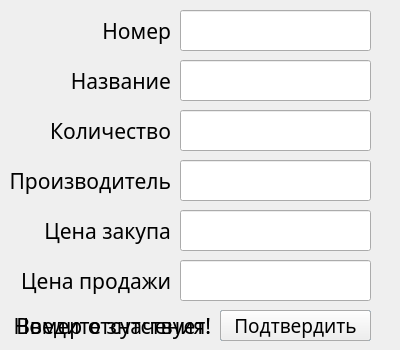
<?xml version="1.0" encoding="UTF-8"?>
<ui version="4.0">
 <class>DialogListAdd4</class>
 <widget class="QDialog" name="DialogListAdd4">
  <property name="geometry">
   <rect>
    <x>0</x>
    <y>0</y>
    <width>400</width>
    <height>350</height>
   </rect>
  </property>
  <property name="minimumSize">
   <size>
    <width>400</width>
    <height>350</height>
   </size>
  </property>
  <property name="maximumSize">
   <size>
    <width>400</width>
    <height>350</height>
   </size>
  </property>
  <property name="windowTitle">
   <string>Добавление товара в список</string>
  </property>
  <property name="windowIcon">
   <iconset>
    <normaloff>icons/logo.ico</normaloff>icons/logo.ico</iconset>
  </property>
  <widget class="QLabel" name="number_label_4">
   <property name="geometry">
    <rect>
     <x>30</x>
     <y>10</y>
     <width>141</width>
     <height>41</height>
    </rect>
   </property>
   <property name="font">
    <font>
     <family>Rubik Medium</family>
     <pointsize>16</pointsize>
    </font>
   </property>
   <property name="layoutDirection">
    <enum>Qt::LeftToRight</enum>
   </property>
   <property name="text">
    <string>Номер</string>
   </property>
   <property name="alignment">
    <set>Qt::AlignRight|Qt::AlignTrailing|Qt::AlignVCenter</set>
   </property>
  </widget>
  <widget class="QLabel" name="name_label_4">
   <property name="geometry">
    <rect>
     <x>30</x>
     <y>60</y>
     <width>141</width>
     <height>41</height>
    </rect>
   </property>
   <property name="font">
    <font>
     <family>Rubik Medium</family>
     <pointsize>16</pointsize>
    </font>
   </property>
   <property name="text">
    <string>Название</string>
   </property>
   <property name="alignment">
    <set>Qt::AlignRight|Qt::AlignTrailing|Qt::AlignVCenter</set>
   </property>
  </widget>
  <widget class="QLabel" name="quantity_label_4">
   <property name="geometry">
    <rect>
     <x>30</x>
     <y>110</y>
     <width>141</width>
     <height>41</height>
    </rect>
   </property>
   <property name="font">
    <font>
     <family>Rubik Medium</family>
     <pointsize>16</pointsize>
    </font>
   </property>
   <property name="text">
    <string>Количество</string>
   </property>
   <property name="alignment">
    <set>Qt::AlignRight|Qt::AlignTrailing|Qt::AlignVCenter</set>
   </property>
  </widget>
  <widget class="QLabel" name="manufacturer_label_4">
   <property name="geometry">
    <rect>
     <x>10</x>
     <y>160</y>
     <width>161</width>
     <height>41</height>
    </rect>
   </property>
   <property name="font">
    <font>
     <family>Rubik Medium</family>
     <pointsize>16</pointsize>
    </font>
   </property>
   <property name="text">
    <string>Производитель</string>
   </property>
   <property name="alignment">
    <set>Qt::AlignRight|Qt::AlignTrailing|Qt::AlignVCenter</set>
   </property>
  </widget>
  <widget class="QLabel" name="purchase_price_label_4">
   <property name="geometry">
    <rect>
     <x>30</x>
     <y>210</y>
     <width>141</width>
     <height>41</height>
    </rect>
   </property>
   <property name="font">
    <font>
     <family>Rubik Medium</family>
     <pointsize>16</pointsize>
    </font>
   </property>
   <property name="text">
    <string>Цена закупа</string>
   </property>
   <property name="alignment">
    <set>Qt::AlignRight|Qt::AlignTrailing|Qt::AlignVCenter</set>
   </property>
  </widget>
  <widget class="QLabel" name="sale_price_label_4">
   <property name="geometry">
    <rect>
     <x>10</x>
     <y>260</y>
     <width>161</width>
     <height>41</height>
    </rect>
   </property>
   <property name="font">
    <font>
     <family>Rubik Medium</family>
     <pointsize>16</pointsize>
    </font>
   </property>
   <property name="text">
    <string>Цена продажи</string>
   </property>
   <property name="alignment">
    <set>Qt::AlignRight|Qt::AlignTrailing|Qt::AlignVCenter</set>
   </property>
  </widget>
  <widget class="QPushButton" name="btn_list_edit_4">
   <property name="geometry">
    <rect>
     <x>220</x>
     <y>310</y>
     <width>151</width>
     <height>31</height>
    </rect>
   </property>
   <property name="font">
    <font>
     <family>Rubik Medium</family>
     <pointsize>14</pointsize>
    </font>
   </property>
   <property name="text">
    <string>Подтвердить</string>
   </property>
  </widget>
  <widget class="QLabel" name="warn_label1_4">
   <property name="geometry">
    <rect>
     <x>10</x>
     <y>310</y>
     <width>201</width>
     <height>31</height>
    </rect>
   </property>
   <property name="font">
    <font>
     <family>Rubik Medium</family>
     <pointsize>16</pointsize>
    </font>
   </property>
   <property name="text">
    <string>Введите значения!</string>
   </property>
   <property name="alignment">
    <set>Qt::AlignRight|Qt::AlignTrailing|Qt::AlignVCenter</set>
   </property>
  </widget>
  <widget class="QLineEdit" name="number_text_4">
   <property name="geometry">
    <rect>
     <x>180</x>
     <y>10</y>
     <width>191</width>
     <height>41</height>
    </rect>
   </property>
   <property name="font">
    <font>
     <family>Rubik Medium</family>
     <pointsize>16</pointsize>
    </font>
   </property>
   <property name="text">
    <string/>
   </property>
  </widget>
  <widget class="QLineEdit" name="name_text_4">
   <property name="geometry">
    <rect>
     <x>180</x>
     <y>60</y>
     <width>191</width>
     <height>41</height>
    </rect>
   </property>
   <property name="font">
    <font>
     <family>Rubik Medium</family>
     <pointsize>16</pointsize>
    </font>
   </property>
   <property name="text">
    <string/>
   </property>
  </widget>
  <widget class="QLineEdit" name="quantity_text_4">
   <property name="geometry">
    <rect>
     <x>180</x>
     <y>110</y>
     <width>191</width>
     <height>41</height>
    </rect>
   </property>
   <property name="font">
    <font>
     <family>Rubik Medium</family>
     <pointsize>16</pointsize>
    </font>
   </property>
   <property name="text">
    <string/>
   </property>
  </widget>
  <widget class="QLineEdit" name="manufacturer_text_4">
   <property name="geometry">
    <rect>
     <x>180</x>
     <y>160</y>
     <width>191</width>
     <height>41</height>
    </rect>
   </property>
   <property name="font">
    <font>
     <family>Rubik Medium</family>
     <pointsize>16</pointsize>
    </font>
   </property>
   <property name="text">
    <string/>
   </property>
  </widget>
  <widget class="QLineEdit" name="purchase_price_text_4">
   <property name="geometry">
    <rect>
     <x>180</x>
     <y>210</y>
     <width>191</width>
     <height>41</height>
    </rect>
   </property>
   <property name="font">
    <font>
     <family>Rubik Medium</family>
     <pointsize>16</pointsize>
    </font>
   </property>
   <property name="text">
    <string/>
   </property>
  </widget>
  <widget class="QLineEdit" name="sale_price_text_4">
   <property name="geometry">
    <rect>
     <x>180</x>
     <y>260</y>
     <width>191</width>
     <height>41</height>
    </rect>
   </property>
   <property name="font">
    <font>
     <family>Rubik Medium</family>
     <pointsize>16</pointsize>
    </font>
   </property>
   <property name="text">
    <string/>
   </property>
  </widget>
  <widget class="QLabel" name="warn_label2_4">
   <property name="geometry">
    <rect>
     <x>0</x>
     <y>310</y>
     <width>211</width>
     <height>31</height>
    </rect>
   </property>
   <property name="font">
    <font>
     <family>Rubik Medium</family>
     <pointsize>16</pointsize>
    </font>
   </property>
   <property name="text">
    <string>Номер отсутствует!</string>
   </property>
   <property name="alignment">
    <set>Qt::AlignRight|Qt::AlignTrailing|Qt::AlignVCenter</set>
   </property>
  </widget>
  <widget class="QPushButton" name="btn_list_edit2_4">
   <property name="geometry">
    <rect>
     <x>220</x>
     <y>310</y>
     <width>151</width>
     <height>31</height>
    </rect>
   </property>
   <property name="font">
    <font>
     <family>Rubik Medium</family>
     <pointsize>14</pointsize>
    </font>
   </property>
   <property name="text">
    <string>Подтвердить</string>
   </property>
  </widget>
 </widget>
 <resources/>
 <connections/>
</ui>
